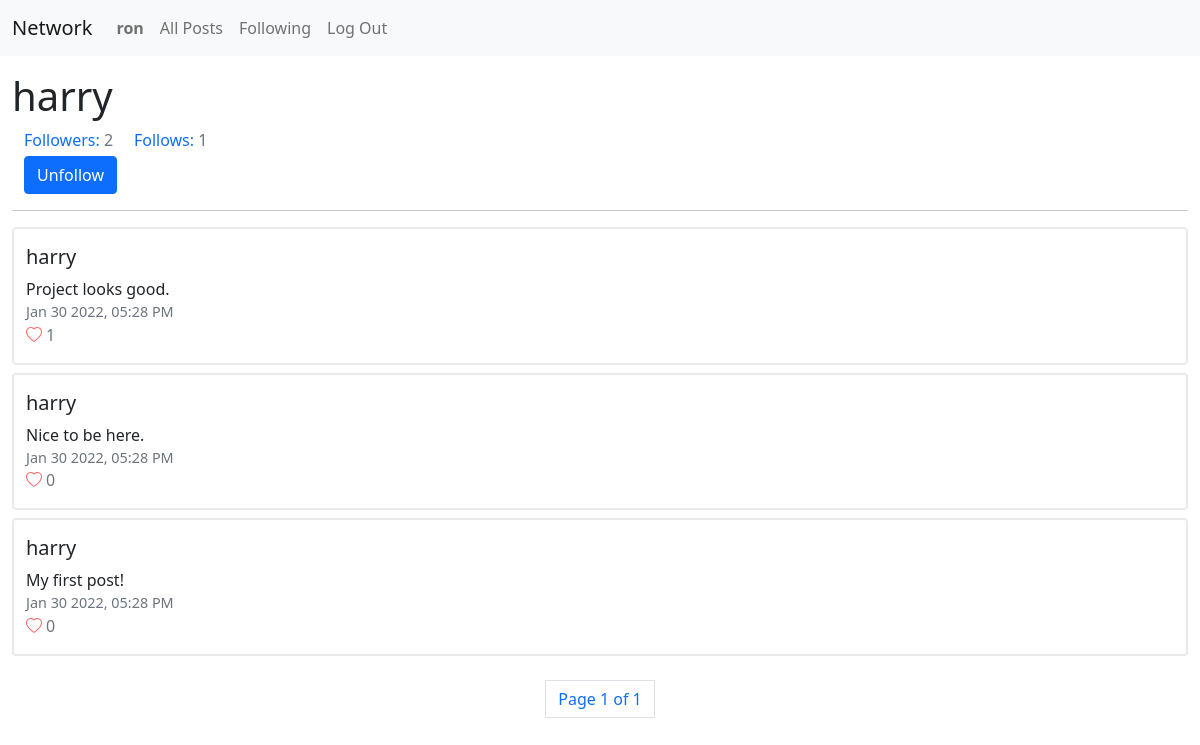
Page /profile/harry (signed in) on the committed database.
### network/models.py (models this page shows, shortened)
class User(AbstractUser):
    follows = models.ManyToManyField("User", blank=True, related_name="followers")

class Post(models.Model):
    user = models.ForeignKey("User", on_delete=models.CASCADE, related_name="posts")
    content = models.TextField(blank=True)
    timestamp = models.DateTimeField(auto_now_add=True)
    like = models.ManyToManyField("User", blank=True, related_name="liked")
    def timestampOfPost(self):
        return self.timestamp.strftime("%b %d %Y, %I:%M %p")

### network/views.py (the view)
# urls.py: path("profile/<str:username>", views.profile, name="profile")
def profile(request, username):
    user = User.objects.get(username=username)
    posts = user.posts.all().order_by("id").reverse()
    p = Paginator(posts, 10, orphans=0, allow_empty_first_page=True)
    pageNumber = request.GET.get('page')
    pageObj = p.get_page(pageNumber)
    return render(request, "network/profile.html", {
        'page_obj': pageObj,
        'userProfile': user
    })
    return HttpResponse(status=204)

### network/templates/network/profile.html (shortened to what this page needs)
{% extends "network/layout.html" %}
{% load static %}
{% block body %}
    <h1>{{ userProfile.username }}</h1>
    <div class="container-fluid">
        <span class="text-primary">Followers:</span>&nbsp;<span class="text-muted followers">{{ userProfile.followers.all.count }}</span>&nbsp;&nbsp;&nbsp;&nbsp;
        <span class="text-primary">Follows:</span>&nbsp;<span class="text-muted">{{ userProfile.follows.all.count }}</span>
    </div>
    {% if user.username != userProfile.username %}
        {% if userProfile in user.follows.all %}
            <div class="container-fluid" style="margin-top: 0.25rem;"><button class="btn btn-primary follow" data-id="{{ userProfile.id }}">Unfollow</button></div>
        {% else %}
            <div class="container-fluid" style="margin-top: 0.25rem;"><button class="btn btn-primary follow" data-id="{{ userProfile.id }}">Follow</button></div>
        {% endif %}
    {% endif %}
    <hr>
    {% for post in page_obj %}
        <div class="post container-fluid">
            <h5>{{ post.user }}</h5>
            <div class="content">{{ post.content }}</div>
            <div class="post-timestamp text-muted">{{ post.timestampOfPost }}</div>
            {% if user in post.like.all %}
                <div><i class="bi bi-heart-fill heart" data-id="{{ post.id }}"></i><span class="text-muted count" id="{{ post.id }}">{{ post.like.all.count }}</span></div>
            {% else %}
                <div><i class="bi bi-heart heart" data-id="{{ post.id }}" id="like"></i><span class="text-muted count" id="{{ post.id }}">{{ post.like.all.count }}</span></div>
            {% endif %}
        </div>
    {% endfor %}
    <nav aria-label="Page navigation example" id="pagination">
        <ul class="pagination justify-content-center">
            <li class="page-item page-link">Page {{ page_obj.number }} of {{ page_obj.paginator.num_pages  }}</li>
        </ul>
    </nav>
{% endblock %}

### network/templates/network/layout.html (shortened to what this page needs)
{% load static %}
<!DOCTYPE html>
<html lang="en">
    <head>
        <link href="https://cdn.jsdelivr.net/npm/bootstrap@5.1.3/dist/css/bootstrap.min.css" rel="stylesheet">
        <link rel="stylesheet" href="https://cdn.jsdelivr.net/npm/bootstrap-icons@1.7.2/font/bootstrap-icons.css">
        <link href="{% static 'network/styles.css' %}" rel="stylesheet">
    </head>
    <body>
        <nav class="navbar navbar-expand-lg navbar-light bg-light">
            <div class="container-fluid">
                <a class="navbar-brand" href="{% url 'index' %}">Network</a>
                <ul class="navbar-nav me-auto mb-2 mb-lg-0">
                    {% if user.is_authenticated %}
                        <li class="nav-item">
                            <a class="nav-link" href="{% url 'profile' user.username %}"><strong id="name">{{ user.username }}</strong></a>
                        </li>
                    {% endif %}
                    <li class="nav-item">
                    <a class="nav-link" href="{% url 'index' %}">All Posts</a>
                    </li>
                    {% if user.is_authenticated %}
                        <li class="nav-item">
                            <a class="nav-link" href="{% url 'following' %}">Following</a>
                        </li>
                        <li class="nav-item">
                            <a class="nav-link" href="{% url 'logout' %}">Log Out</a>
                        </li>
                    {% endif %}
                </ul>
            </div>
        </nav>
        <div class="container-fluid" style="margin-top: 1rem;">
            {% block body %}
            {% endblock %}
        </div>
    </body>
</html>

### network/static/network/styles.css (style rules this page uses)
* { box-sizing: border-box; }
.new-post, .post { border: 2px solid #eaeaea; border-radius: 4px; padding-top: 1rem; padding-bottom: 1rem; }
#pagination { margin: 1.5rem; }
.post { margin-bottom: 0.5rem; }
.post-timestamp { font-size: 0.9rem !important; }
.heart { color: #ff6666; }
.count { margin-left: 0.25rem; }

### rows in the picture
User: username "ron"
User: username "harry", followers.all.count "2", follows.all.count "1"
Post: user "harry", content "Project looks good.", timestampOfPost "Jan 30 2022, 05:28 PM", like.all.count "1"
Post: user "harry", content "Nice to be here.", timestampOfPost "Jan 30 2022, 05:28 PM", like.all.count "0"
Post: user "harry", content "My first post!", timestampOfPost "Jan 30 2022, 05:28 PM", like.all.count "0"

### other values in the picture
{{ page_obj.number }} "1"
{{ page_obj.paginator.num_pages }} "1"
